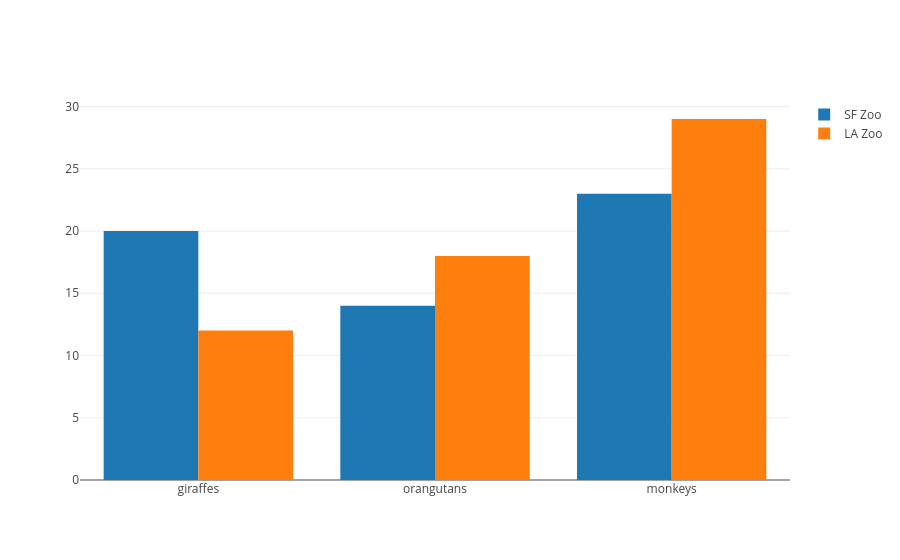

Notebook code for this chart:
### Markdown cell above
## Grouped Bar Chart

### Code cell
val trace1 = Bar(Seq("giraffes", "orangutans", "monkeys"), Seq(20, 14, 23))
  .withValues(name = "SF Zoo")

val trace2 = Bar(Seq("giraffes", "orangutans", "monkeys"), Seq(12, 18, 29))
  .withValues(name = "LA Zoo")

val data = Seq(trace1, trace2)

val layout = Layout().withValues(barmode = BarMode.Group)

plot(data, layout)

### Figure 1 — Plotly figure (JSON) as saved in the notebook; plotly's stock layout.template omitted (floating-point values rounded to 4 significant figures)
{"data": [{"name": "SF Zoo", "type": "bar", "x": ["giraffes", "orangutans", "monkeys"], "y": [20, 14, 23]}, {"name": "LA Zoo", "type": "bar", "x": ["giraffes", "orangutans", "monkeys"], "y": [12, 18, 29]}], "layout": {"barmode": "group"}}
